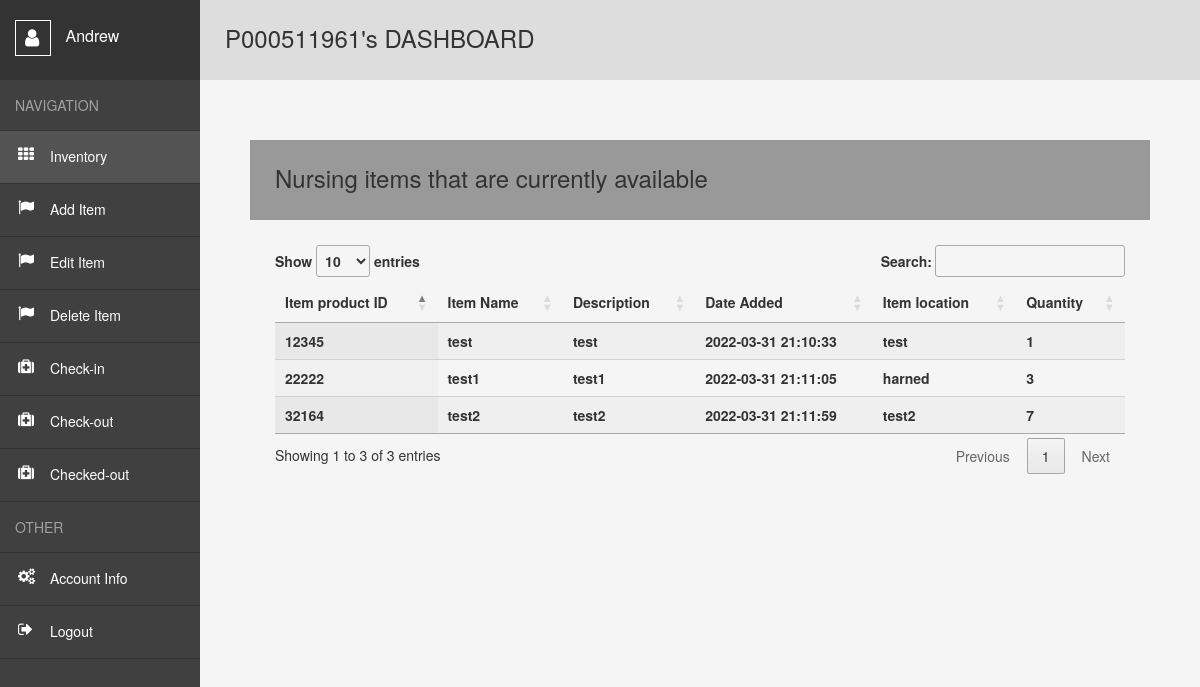
Page /user (signed in) on the committed database.
### website/models.py (models this page shows)
class User(db.Model, UserMixin):##usermixin makes it easier for user login
    id = db.Column(db.Integer, primary_key=True)##unique key
    email = db.Column(db.String(320), unique=True)##cant have the same email
    telnum = db.Column(db.String(10),unique=True)##cant have the same telephone number
    s_id = db.Column(db.String(9),unique=True)
    fname = db.Column(db.String(26))
    lname = db.Column(db.String(50))
    password = db.Column(db.String(15))
    sf = db.Column(db.String(7))
    zip = db.Column(db.String(5))
    date_created = db.Column(db.DateTime(timezone=True), default=func.now())
    borroweditems= db.relationship('Borroweditem', backref='user',passive_deletes=True)##reference all borroweditems##relationship with db
    creators= db.relationship('Inventory', backref='user',passive_deletes=True)##reference all borroweditems##relationship with db

class Inventory(db.Model):
    id = db.Column(db.Integer, primary_key=True)
    product_id = db.Column(db.Integer(), unique=True)
    product_name = db.Column(db.String(26))
    date_added = db.Column(db.DateTime(timezone=True), default=func.now())
    desc=db.Column(db.String(200))
    i_loc=db.Column(db.String(200))
    quantity= db.Column(db.Integer)
    group= db.Column(db.String(26))
    subgroup=db.Column(db.String(26))
    Creator = db.Column(db.Integer, db.ForeignKey('user.id', ondelete="CASCADE"),nullable=False) ##foreign key relationship //id of who added it.

### website/views.py (the view)
@views.route("/user")
@login_required## needs to be logged in to be accessed
def user():
    if session.get("SCHOOL_ID", None) is not None and session.get("FNAME",None) is not None:
        items = Inventory.query.filter().all()
        return render_template("user.html",user = current_user,data = items)
    else:
        flash("You do not have access to this page! Pls, Log in!", category="error")
        return redirect(url_for('views.home'))

### website/templates/user.html (shortened to what this page needs)
<!DOCTYPE html>
<html lang="en">
<head>
    <link rel= "stylesheet" type= "text/css" href= "{{ url_for('static',filename='styles3.css') }}">
    <link rel="stylesheet" href="https://maxcdn.bootstrapcdn.com/bootstrap/3.3.6/css/bootstrap.min.css" />
    <link href='https://cdn.datatables.net/1.10.24/css/jquery.dataTables.min.css' rel='stylesheet' type='text/css'>
</head>
<body>
  {% if session['SCHOOL_ID'] and session['FNAME'] and session['LNAME'] and session['DATE'] and session['SF'] and user.is_authenticated %}
    <div class="wrapper">
        <nav>
          <header>
            <span></span>
              {{session['FNAME']}}
          </header>
          <ul>
            <li><span>Navigation</span></li>
            <li><a class="active" style="text-decoration:none" href="{{url_for('views.user')}}">Inventory</a></li>
            <li><a style="text-decoration:none" href="{{url_for('views.add')}}">Add Item</a></li>
            <li><a style="text-decoration:none" href="{{url_for('views.edit')}}">Edit Item</a></li>
            <li><a style="text-decoration:none" href="{{url_for('views.delete')}}">Delete Item</a></li>
            <li><a style="text-decoration:none" href="{{url_for('views.Check_in')}}">Check-in</a></li>
            <li><a style="text-decoration:none" href="{{url_for('views.Check_out')}}">Check-out</a></li>
            <li><a style="text-decoration:none" href="{{url_for('views.Checked')}}">Checked-out</a></li>
            <li><span>Other</span></li>
            <li><a style="text-decoration:none" href="{{url_for('views.account_info')}}">Account Info</a></li>
            <li><a style="text-decoration:none" href="{{url_for('auth.logout')}}">Logout</a></li>
          </ul>
        </nav>
        <main>
          <h1>P{{session['SCHOOL_ID']}}'s DASHBOARD</h1>
          <div class="container-fluid">
            <div class="row" style="padding:50px;">
                <p><h2>Nursing items that are currently available</h1></p>
                <div >
                    <table id='empTable' class='display dataTable' width='100%'>
                        <thead>
                        <tr>
                            <th>Item product ID</th>
                            <th>Item Name</th>
                            <th>Description</th>
                            <th>Date Added</th>
                            <th>Item location</th>
                            <th>Quantity</th>
                        </tr>
                        </thead>
                        <tbody>
                          {% for row in data %}
                          <tr>
                              <th>{{row.product_id}}</th>
                              <th>{{row.product_name}}</th>
                              <th>{{row.desc}}</th>
                              <th>{{row.date_added}}</th>
                              <th>{{row.i_loc}}</th>
                              <th>{{row.quantity}}</th>
                          </tr>
                          {% endfor %}
                        </tbody>
                    </table>
                </div>
           </div>
        </div>
        </main>
      </div>
    {% endif %}
</body>
</html>

### website/static/styles3.css (style rules this page uses)
*, *:before, *:after { margin: 0; padding: 0; box-sizing: border-box; }
*:before, *:after { content: ""; display: block; position: absolute; }
html, body { height: 100%; }
body { font: 15px "Open Sans", sans-serif; color: #777; }
a { cursor: pointer; }
ul { list-style: none; }
.wrapper { display: flex; min-height: 100%; }
nav { width: 200px; background: #404040; }
nav header { position: relative; height: 80px; padding: 20px 0 0 15px; font-size: 16px; color: #fff; background: #333; }
nav header span { position: relative; display: inline-block; width: 36px; height: 36px; margin: 0 10px 0 0; vertical-align: middle; border: 1px solid #fff; }
nav header span:before { content: "\f007"; font: normal 20px fontawesome; top: 7px; left: 9px; }
nav ul span { display: block; padding: 15px; color: rgba(255, 255, 255, 0.5); text-transform: uppercase; border-bottom: 1px solid #333; }
nav ul a { position: relative; display: block; padding: 15px 15px 17px 50px; color: #fff; border-bottom: 1px solid #333; }
nav ul a:hover, nav ul a.active { background: #535353; }
nav ul a:before { font: normal 16px fontawesome; top: 15px; left: 18px; }
nav ul li:nth-child(2) a:before { content: "\f00a"; }
nav ul li:nth-child(3) a:before { content: "\f024"; }
nav ul li:nth-child(4) a:before { content: "\f024"; }
nav ul li:nth-child(5) a:before { content: "\f024"; }
nav ul li:nth-child(6) a:before { content: "\f0fa"; }
nav ul li:nth-child(7) a:before { content: "\f0fa"; }
nav ul li:nth-child(8) a:before { content: "\f0fa"; }
nav ul li:nth-child(10) a:before { content: "\f085"; }
nav ul li:nth-child(11) a:before { content: "\f08b"; }
main { flex: 1; padding: 25px; background: #f5f5f5; }
main h1 { height: 80px; margin: -25px -25px 25px -25px; padding: 0 25px; line-height: 76px; font-size: 24px; font-weight: 400; background: #ddd; }
main h2 { height: 80px; margin: -25px -25px 25px -25px; padding: 0 25px; line-height: 76px; font-size: 24px; font-weight: 400; background: #999; }

### rows in the picture
User: FNAME "Andrew"
Inventory: product_id "12345", product_name "test", desc "test", date_added "2022-03-31 21:10:33", i_loc "test", quantity "1"
Inventory: product_id "22222", product_name "test1", desc "test1", date_added "2022-03-31 21:11:05", i_loc "harned", quantity "3"
Inventory: product_id "32164", product_name "test2", desc "test2", date_added "2022-03-31 21:11:59", i_loc "test2", quantity "7"

### other values in the picture
{{ session['SCHOOL_ID'] }} "000511961"
